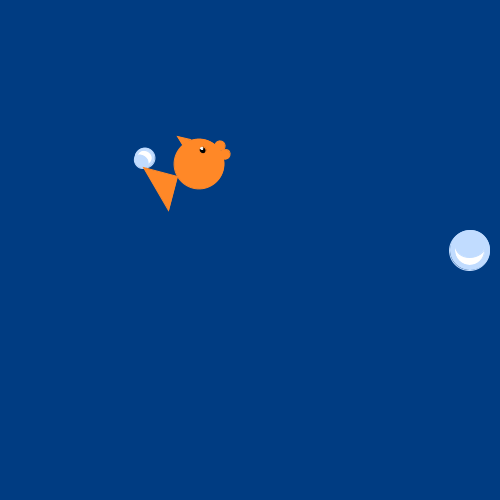
Frame 1 (no input)
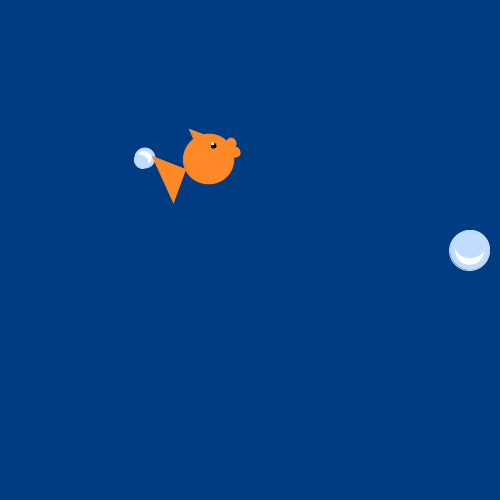
Frame 60 (the mouse pressed at the canvas centre just before this capture)
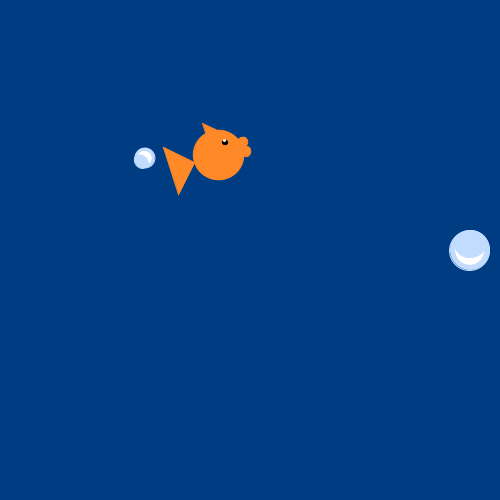
Frame 120 (the mouse held since frame 60 and released just before this capture)

The Processing sketch that drew these frames (run headless with seeded random() and noise(); from frame 60 on, the mouse is pressed at the canvas centre):

// Processing sketch: processing_171194
// ── processing_171194.pde

void setup()
{
  size(500, 500);
  background (0, 60, 130);
  translate(width/2, height/2);
}
  
  
void draw()
{
  background (0, 60, 130); //frisches Wasser
  
  
 pushMatrix(); //_______________________________________________STUNDEN BLASE____________________________
  translate(width/2, height/2);
  
  float bigbubble = map(hour(), 0, 24, 0, 4*PI);
 rotate(bigbubble);
 
 stroke(#C1DCFF);
 fill(#C1DCFF);
 ellipse(0,-220, 40, 40);
 fill(255);
 ellipse(0,-220, 30, 30);
 fill(#C1DCFF);
 ellipse(-5,-220,25,30);
 popMatrix(); //_________________________________________________________________________________________
 
 pushMatrix(); //_______________________________________________MINUTEN BLASE____________________________
  translate(width/2, height/2);
  
  float smallbubble = map(minute(), 0, 59, 0, 2*PI);
 rotate(smallbubble);
 
 stroke(#C1DCFF);
 fill(#C1DCFF);
 ellipse(0,-140, 20, 20);
 fill(255);
 ellipse(0,-140, 15, 15);
 fill(#C1DCFF);
 ellipse(-5,-140,12,15);
 popMatrix(); //_________________________________________________________________________________________
 
 
  
  
 pushMatrix(); // ______________________________________________BLUBBI____________________________________
  translate(width/2, height/2);
 float schwimm = map(second(), 0, 59, 0, 2*PI);
 rotate(schwimm);
 
 stroke(#FF8827);
 fill(#FF8827);
 ellipse(0, -100, 50, 50);             //Körper
 ellipse(27, -105, 10, 10);        //Oberlippe
 ellipse(27, -95, 10, 10);        //Unterlippe
 triangle(-25, -100, -50, -75, -50, -125); //Schwanzflosse
 triangle(-5, -125, -5, -135, 5, -125); //Rückenflosse
 
 fill(0);
 ellipse(10, -110, 7, 7);        //Auge
 fill(255);
 stroke(255);
 ellipse(10, -112, 2, 2);        //Augenrefexion
 
 popMatrix(); //____________________________________________________________________________________________


}
  
